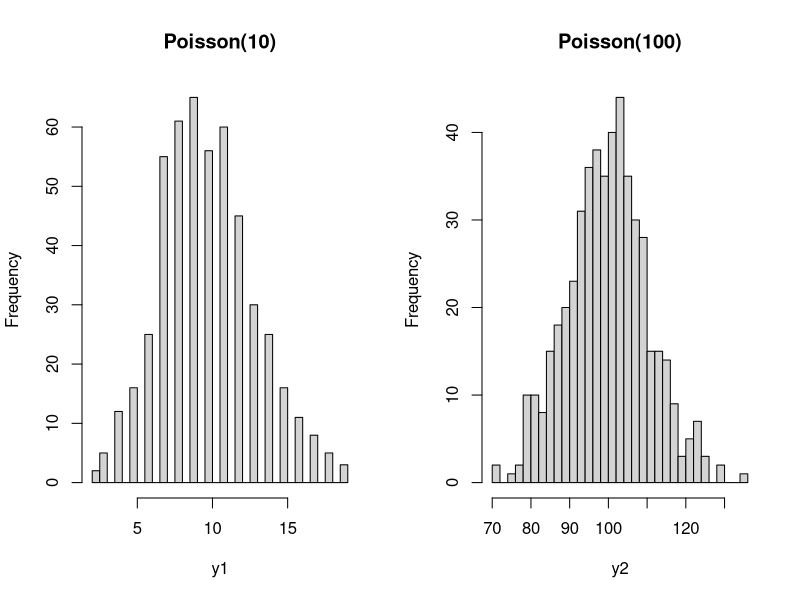

Reproduce this figure in R.
## ---- chunk 1
knitr::opts_chunk$set(echo = TRUE)
## ---- chunk 2
set.seed(11)
y1 <- rpois(n=500, lambda=10)
y2 <- rpois(n=500, lambda=100)

par(mfrow = c(1,2))
hist(y1, main="Poisson(10)", breaks=40)
hist(y2, main="Poisson(100)", breaks=40)
